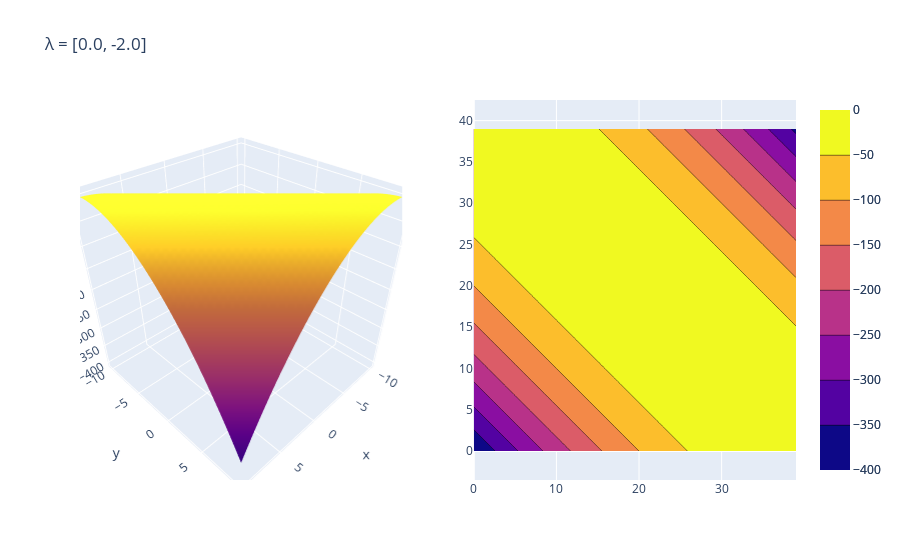

The cell this chart's notebook holds for it:
### Markdown cell above
#### Third case: one of the eigenvalues is zero

Level sets are degenerated ellypsoids.

### Code cell
m = np.array([[-1, -1], [-1, -1]]) #eigenvalues are 0, -2
plot_mqf3D(m)

### Figure 1 — Plotly figure (JSON) as saved in the notebook; plotly's stock layout.template omitted (floating-point values rounded to 4 significant figures; data arrays with more than 128 entries replaced by an {"elided": "..."} marker saying what was removed)
{"data": [{"scene": "scene", "type": "surface", "x": {"elided": "40x40 float values"}, "y": {"elided": "40x40 float values"}, "z": {"elided": "40x40 float values"}}, {"type": "contour", "xaxis": "x", "yaxis": "y", "z": {"elided": "40x40 float values"}}], "layout": {"scene": {"domain": {"x": [0, 0.45], "y": [0, 1]}}, "title": {"text": "λ = [0.0, -2.0]"}, "xaxis": {"anchor": "y", "domain": [0.55, 1]}, "yaxis": {"anchor": "x", "domain": [0, 1], "scaleanchor": "x", "scaleratio": 1}}}
